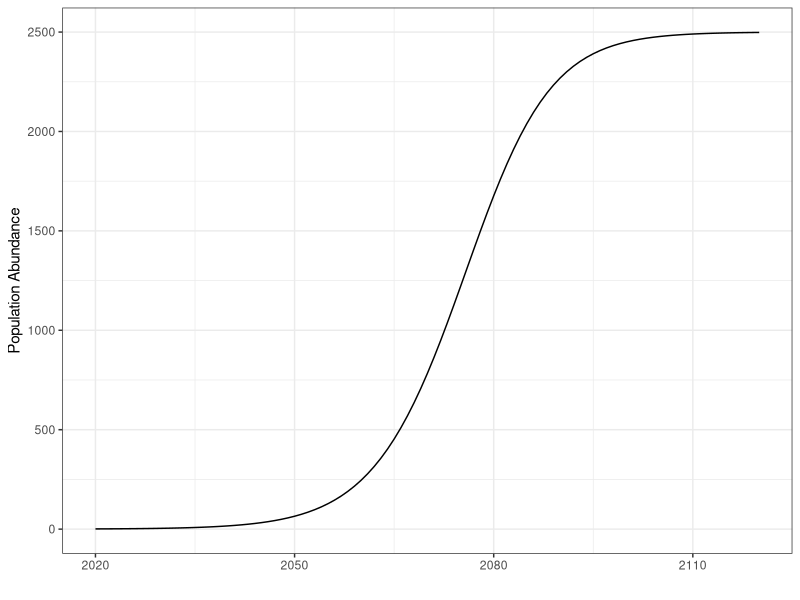
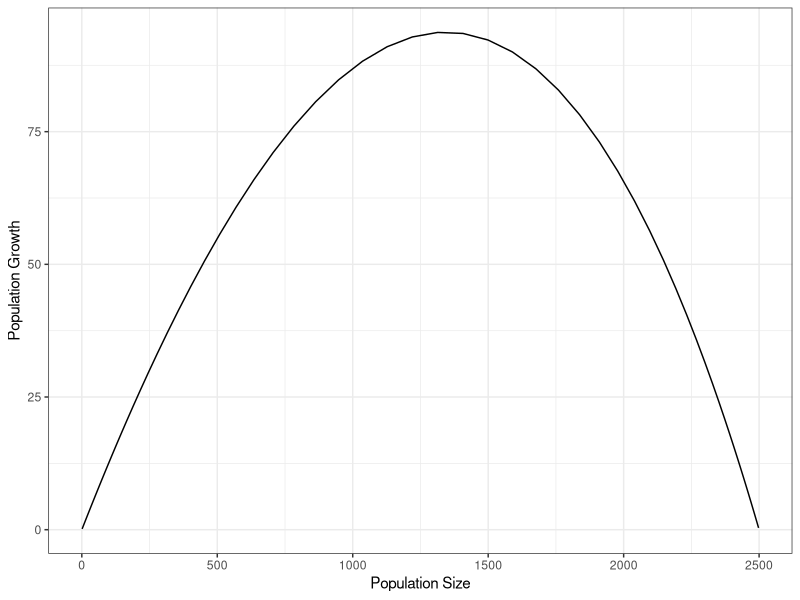
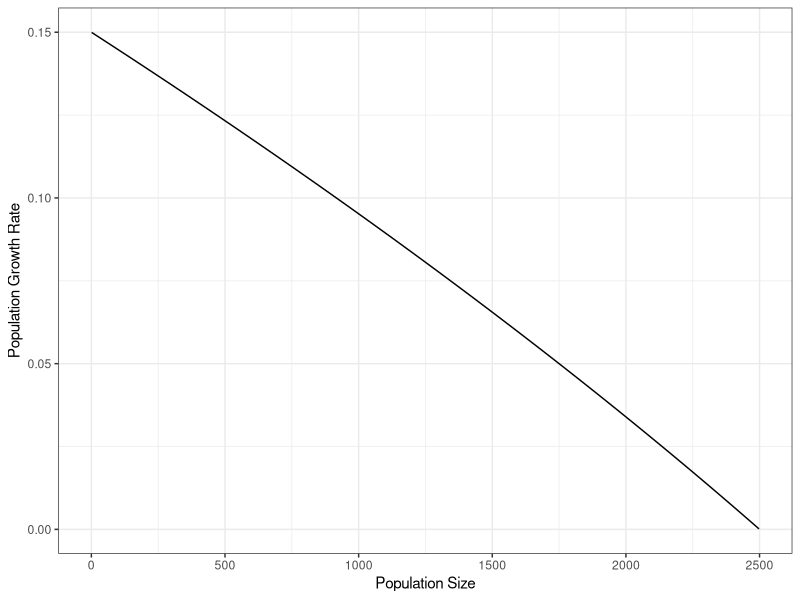
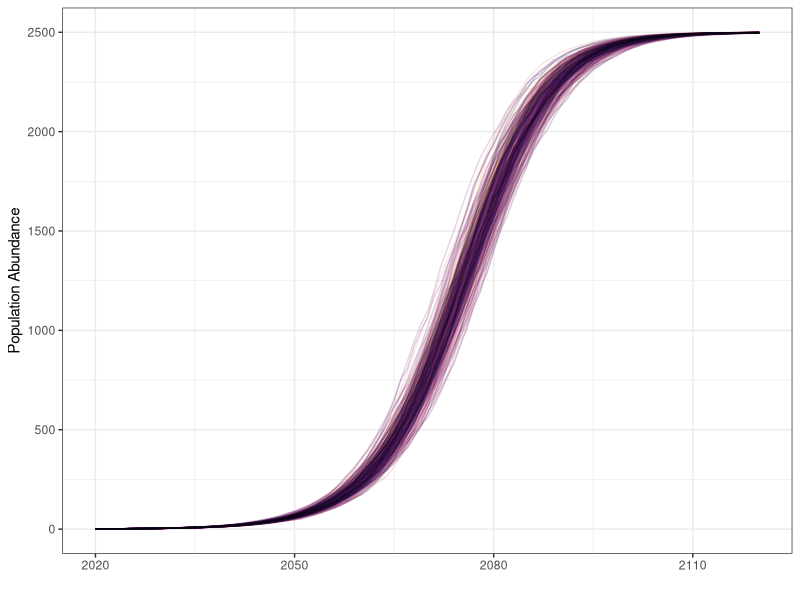
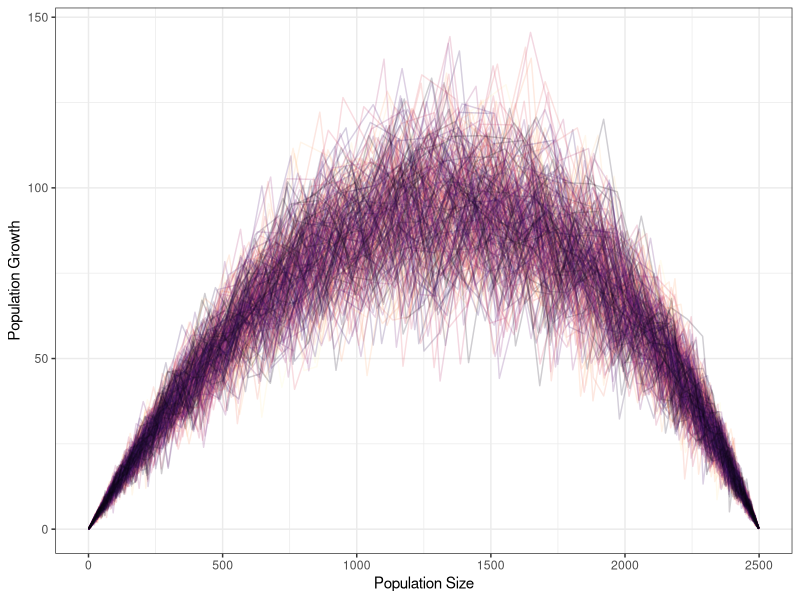
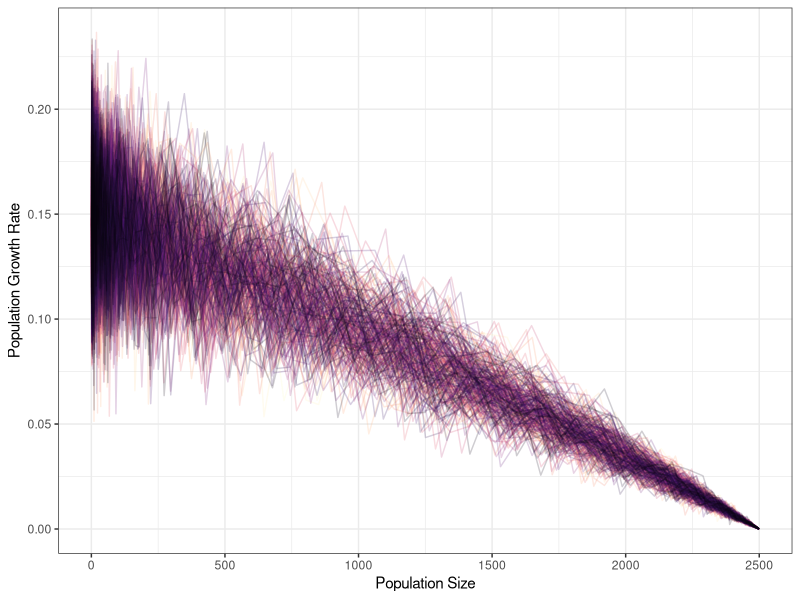
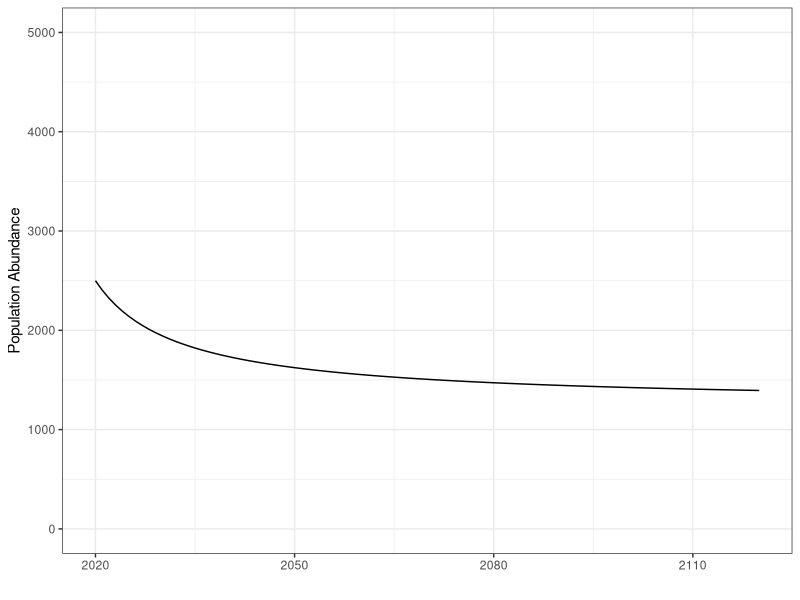
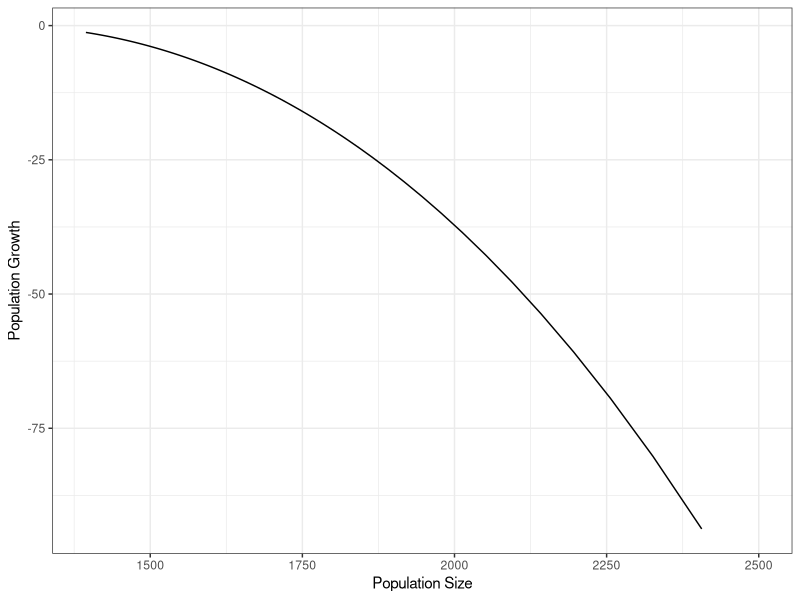

Here is the R script that generated these plots, in order:
## ---- chunk 1

# You can chose your model, this tutorial focuses on the logistic model, but feel free to see what the exponential model deos.
#model <- 'exponential'
model <- 'logistic'
# Pick your rate of growth, try different values, no need to go much above 3
r <- 0.15
# Pick your Carrying Capacity (in numbers of individuals)
K <- 2500
# How much variability is there in your model. Don't increase this past 15% of r (i.e if r is 0.15 don't have sd > 0.0225)
sd <- 0.025
# How many simulations are you running
n.realizations <- 300
# Harvest at the theoretical MPG ((r*K)/4)
harvest <- (r*K)/4
# Un-comment the below line to pick your own harvest rate and see what happens to your population
#harvest <- 99 

## ---- chunk 2
options(scipen = 999) # Just forces numbers to not be in scientific notiation
# First up we will check your r packages and install anything you need for this for you.
req.packages <- c("tidyverse","cowplot","knitr","dplyr",'ggthemes',"ggplot2",'devtools')
# If you don't have the packages install them + give a heads up that you are
new.packages <- req.packages[!(req.packages %in% installed.packages()[,"Package"])]
if(length(new.packages)>0) 
{
  cat(paste0("Heads up, I have to install these packages for this to work:", new.packages ))
  #wanna.install <- readline(prompt = "If you want to install these package(s) enter 'y': ")
  #if(tolower(wanna.install) == 'y') 
  install.packages(new.packages,repos = "http://cran.us.r-project.org") #else { stop("You didn't want to install the packages so this script does not work.")}
}



# The libraries that we will use directly in this code
library(knitr)
library(ggplot2)
library(cowplot)
library(tidyverse)
library(dplyr)
library(ggthemes)

theme_set(theme_few(base_size = 22))
knitr::opts_chunk$set(tidy.opts = list(width.cutoff = 60), tidy = TRUE)

theme_set(theme_bw())
## ---- chunk 3

# Let's get all the parameters formatted nicely for a table so we can see them
input.paras <- data.frame(Parameter = c("Intrinsic rate of growth (*r*)", 
                                       "Carrying Capacity (*K*)",
                                       "Standard deviation of *r*",
                                       "Harvest (in numbers)",
                                       "Number of simulations",
                                       "Model"),
                         Value     = c( r,
                                        K,
                                        sd,
                                        harvest,
                                        n.realizations,
                                        model))

knitr::kable(input.paras,booktabs=T, caption = "A Table of your parameter settings")
## ---- chunk 4

# OK let's set up some simply models and figures

years <- 2020:2120
n.years <- length(years)
Nt <- 1 # This is the initial value of numbers.
delta.N <- NA
realized.r <- NA


for(i in 2:n.years)
{
  
  if(model == "exponential")  Nt[i] <- Nt[i-1] + (r)*Nt[i-1]
  if(model == "logistic") Nt[i] <- Nt[i-1] + (r)*Nt[i-1]*(1 - (Nt[i-1])/K) 
  if(Nt[i] < 1) Nt[i] <- 0

  delta.N[i] <- Nt[i] - Nt[i-1]
  realized.r[i] <- Nt[i] /Nt[i-1] -1

} # end for(i in 2:n.years)

# Put the results together.
res<- data.frame(years = years,N = Nt,delta.N = delta.N,real.r = realized.r)


n.ts.plt <- ggplot(res) + geom_line(aes(x=years,y= N))+ 
                          xlab("") + ylab("Population Abundance") + 
                          scale_x_continuous(breaks = c(2020,2050,2080,2110))

#save_plot(filename = "D:/Github/Fisheries_module/Lecture_4/Figures/logistic_chaos.png",plot = n.ts.plt,base_width = 8,base_height = 6)

pg.plt <- ggplot(res) + geom_line(aes(x=Nt,y= delta.N)) + 
                        xlab("Population Size") + ylab("Population Growth") 

#save_plot(filename = "D:/Github/Fisheries_module/Lecture_4/Figures/logistic_pop_growth_example.png",plot = pg.plt,base_width = 8,base_height = 6)

pop.growth.plt <- ggplot(res) + geom_line(aes(x=Nt,y= realized.r)) + 
                                xlab("Population Size") + ylab("Population Growth Rate")

#save_plot(filename = "D:/Github/Fisheries_module/Lecture_4/Figures/logistic_pop_growth_rate_example.png",plot = pop.growth.plt,base_width = 8,base_height = 6)
## ---- chunk 5
n.ts.plt
## ---- chunk 6
pg.plt
## ---- chunk 7
pop.growth.plt
## ---- chunk 8

# OK let's set up some simply models and figures

years <- 2020:2120
n.years <- length(years)
Nt <- 1 # This is the initial value of numbers.

delta.N <- NA
realized.r <- NA
#model <- "exponential"
res.tmp <- NULL

for(j in 1:n.realizations)
{
for(i in 2:n.years)
{
  # Probably should use a log-normal, but the occasional high values that creates is annoying
  rr <- rnorm(1,r,sd)
  if(rr < 0) rr <- 0.1*r
  if(model == "exponential")  Nt[i] <- Nt[i-1] + (rr)*Nt[i-1] 
  if(model == "logistic") Nt[i] <- Nt[i-1] + (rr)*Nt[i-1]*(1 - (Nt[i-1])/K) 
  if(Nt[i] < 1) Nt[i] <- 0

  delta.N[i] <- Nt[i] - Nt[i-1]
  realized.r[i] <- Nt[i] /Nt[i-1] -1

} # end for(i in 2:n.years)
  res.tmp[[j]] <- data.frame(years = years,N = Nt,delta.N = delta.N,real.r = realized.r,sim.num = j,harvest = harvest)
} # end for(j in 1:n.realizations)

res <- do.call('rbind',res.tmp)

res.avg <- res %>% dplyr::group_by(years) %>% dplyr::summarise(N = median(N),
                                                               delta.N = median(delta.N),
                                                               real.r = median(real.r))

n.ts.plt <- ggplot(res) + geom_line(aes(x=years,y= N,group = sim.num,color=sim.num),alpha=0.2)+
        xlab("") + ylab("Population Abundance") + scale_color_viridis_c(direction = -1,option = 1,alpha=0.2) +
        scale_x_continuous(breaks = c(2020,2050,2080,2110)) + theme(legend.position = "none") 


pg.plt <- ggplot(res) + geom_line(aes(x=N,y= delta.N,group = sim.num,color=sim.num),alpha=0.2) +
                            scale_color_viridis_c(direction = -1,option = 1,alpha=0.2) +
                            xlab("Population Size") + ylab("Population Growth")  + theme(legend.position = "none") 


pop.growth.plt <- ggplot(res) + geom_line(aes(x=N,y= real.r,group = sim.num,color=sim.num),alpha=0.2) +
                                scale_color_viridis_c(direction = -1,option = 1,alpha=0.2) +
                                xlab("Population Size") + ylab("Population Growth Rate") + theme(legend.position = "none") 

## ---- chunk 9
n.ts.plt
## ---- chunk 10
pg.plt
## ---- chunk 11
pop.growth.plt
## ---- chunk 12

# OK let's set up some simply models and figures

years <- 2020:2120
n.years <- length(years)
Nt <- K # This is the initial value of numbers.

delta.N <- NA
realized.r <- NA
#model <- "exponential"

for(i in 2:n.years)
{
  if(model == "exponential")  Nt[i] <- Nt[i-1] + (r)*Nt[i-1] - harvest
  if(model == "logistic") Nt[i] <- Nt[i-1] + (r)*Nt[i-1]*(1 - (Nt[i-1])/K) - harvest
  if(Nt[i] < harvest) Nt[i] <- 0

  delta.N[i] <- Nt[i] - Nt[i-1]
  realized.r[i] <- Nt[i] /Nt[i-1] -1

} # end for(i in 2:n.years)
  res <- data.frame(years = years,N = Nt,delta.N = delta.N,real.r = realized.r,sim.num = j,harvest = harvest)


n.ts.plt <- ggplot(res) + geom_line(aes(x=years,y= N))+
        xlab("") + ylab("Population Abundance") +
        ylim(c(0,5000)) + scale_x_continuous(breaks = c(2020,2050,2080,2110))

pg.plt <- ggplot(res) + geom_line(aes(x=Nt,y= delta.N)) +
                        xlab("Population Size") + ylab("Population Growth") 

pop.growth.plt <- ggplot(res) + geom_line(aes(x=Nt,y= realized.r)) +
                                xlab("Population Size") + ylab("Population Growth Rate")


## ---- chunk 13
n.ts.plt
## ---- chunk 14
pg.plt
## ---- chunk 15
pop.growth.plt
## ---- chunk 16

# OK let's set up some simply models and figures

years <- 2020:2120
n.years <- length(years)
Nt <- K/2 # This is the initial value of numbers.

delta.N <- NA
realized.r <- NA
#model <- "exponential"
res.tmp <- NULL

for(j in 1:n.realizations)
{
for(i in 2:n.years)
{
  # Probably should use a log-normal, but the occasional high values that creates is annoying
  rr <- rnorm(1,r,sd) 
  if(rr < 0) rr <- 0.1*r
  if(model == "exponential")  Nt[i] <- Nt[i-1] + (rr)*Nt[i-1] -harvest
  if(model == "logistic") Nt[i] <- Nt[i-1] + (rr)*Nt[i-1]*(1 - (Nt[i-1])/K) -harvest
  if(Nt[i] < harvest) Nt[i] <- 0

  delta.N[i] <- Nt[i] - Nt[i-1]
  realized.r[i] <- Nt[i] /Nt[i-1] -1

} # end for(i in 2:n.years)
  res.tmp[[j]] <- data.frame(years = years,N = Nt,delta.N = delta.N,real.r = realized.r,sim.num = j,harvest = harvest)
} # end for(j in 1:n.realizations)

res <- do.call('rbind',res.tmp)

res.avg <- res %>% dplyr::group_by(years) %>% dplyr::summarise(N = median(N),
                                                               delta.N = median(delta.N),
                                                               real.r = median(real.r))

n.ts.plt <- ggplot(res) + geom_line(aes(x=years,y= N,group = sim.num,color=sim.num),alpha=0.2)+
        xlab("") + ylab("Population Abundance") + scale_color_viridis_c(direction = -1,option = 1,alpha=0.2) +
        scale_x_continuous(breaks = c(2020,2050,2080,2110)) + theme(legend.position = "none") 

pg.plt <- ggplot(res) + geom_line(aes(x=N,y= delta.N,group = sim.num,color=sim.num),alpha=0.2) +
                            scale_color_viridis_c(direction = -1,option = 1,alpha=0.2) +
                            xlab("Population Size") + ylab("Population Growth")  + theme(legend.position = "none") 


pop.growth.plt <- ggplot(res) + geom_line(aes(x=N,y= real.r,group = sim.num,color=sim.num),alpha=0.2) +
                                scale_color_viridis_c(direction = -1,option = 1,alpha=0.2) +
                                xlab("Population Size") + ylab("Population Growth Rate") + theme(legend.position = "none") 



## ---- chunk 17
n.ts.plt
## ---- chunk 18
pg.plt
## ---- chunk 19
pop.growth.plt
